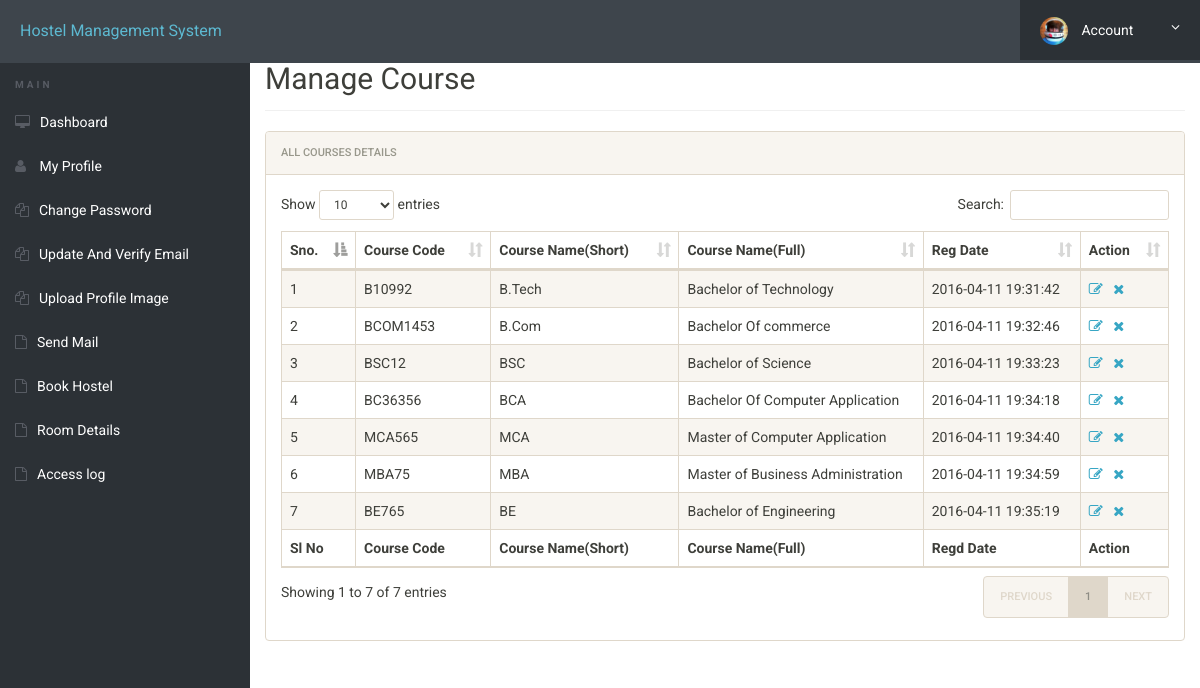
/manage-courses.php (signed in), run on an earlier commit of the app's database.
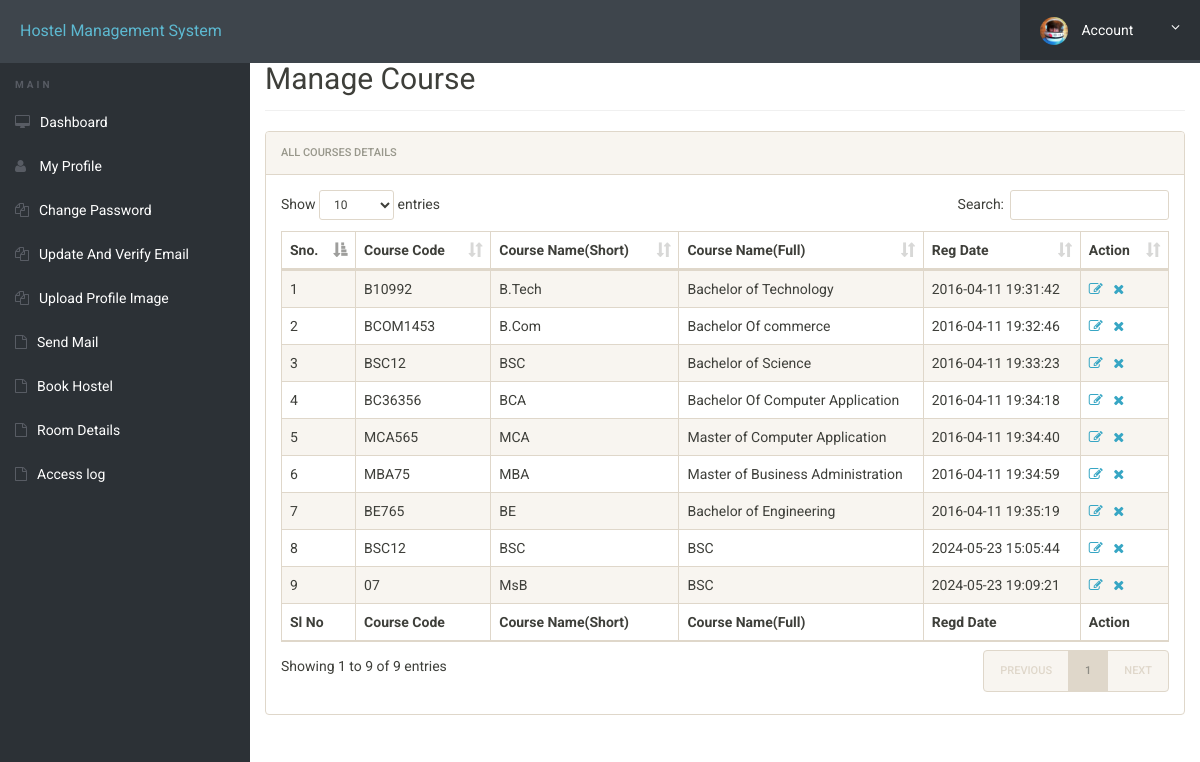
And on a later commit of the database.
### tables this page shows
CREATE TABLE `courses` (
  `id` int(11) NOT NULL,
  `course_code` varchar(255) DEFAULT NULL,
  `course_sn` varchar(255) DEFAULT NULL,
  `course_fn` varchar(255) DEFAULT NULL,
  `posting_date` timestamp NULL DEFAULT current_timestamp()
);

### manage-courses.php (the view, shortened to what this page needs)
<?php
include('includes/config.php');
?>
<!doctype html>
<html lang="en" class="no-js">
<head>
	<link rel="stylesheet" href="css/font-awesome.min.css">
	<link rel="stylesheet" href="css/bootstrap.min.css">
	<link rel="stylesheet" href="css/dataTables.bootstrap.min.css">
	<link rel="stylesheet" href="css/bootstrap-social.css">
	<link rel="stylesheet" href="css/bootstrap-select.css">
	<link rel="stylesheet" href="css/fileinput.min.css">
	<link rel="stylesheet" href="css/awesome-bootstrap-checkbox.css">
	<link rel="stylesheet" href="css/style.css">
</head>
<body>
	<?php include('includes/header.php');?>
	<div class="ts-main-content">
			<?php include('includes/sidebar.php');?>
		<div class="content-wrapper">
			<div class="container-fluid">
				<div class="row">
					<div class="col-md-12">
						<h2 class="page-title" style="margin-top:4%">Manage Course</h2>
						<div class="panel panel-default">
							<div class="panel-heading">All Courses Details</div>
							<div class="panel-body">
								<table id="zctb" class="display table table-striped table-bordered table-hover" cellspacing="0" width="100%">
									<thead>
										<tr>
											<th>Sno.</th>
											<th>Course Code</th>
											<th>Course Name(Short)</th>
											<th>Course Name(Full)</th>
											<th>Reg Date </th>
											<th>Action</th>
										</tr>
									</thead>
									<tfoot>
										<tr>
											<th>Sl No</th>
											<th>Course Code</th>
											<th>Course Name(Short)</th>
											<th>Course Name(Full)</th>
											<th>Regd Date</th>
											<th>Action</th>										</tr>
									</tfoot>
									<tbody>
<?php
$ret="select * from courses";
$stmt= $mysqli->prepare($ret) ;
$stmt->execute() ;
$res=$stmt->get_result();
$cnt=1;
while($row=$res->fetch_object())
	  {
	  	?>
<tr><td><?php echo $cnt;;?></td>
<td><?php echo $row->course_code;?></td>
<td><?php echo $row->course_sn;?></td>
<td><?php echo $row->course_fn;?></td>
<td><?php echo $row->posting_date;?></td>
<td><a href="edit-course.php?id=<?php echo $row->id;?>"><i class="fa fa-edit"></i></a>&nbsp;&nbsp;
<a href="manage-courses.php?del=<?php echo $row->id;?>" onclick="return confirm("Do you want to delete");"><i class="fa fa-close"></i></a></td>
										</tr>
									<?php
$cnt=$cnt+1;
									 } ?>
									</tbody>
								</table>
							</div>
						</div>
					</div>
				</div>
			</div>
		</div>
	</div>
</body>
</html>

What changed in the data, as far as the page shows it:
added courses: course_code "BSC12", course_sn "BSC", course_fn "BSC", posting_date "2024-05-23 15:05:44"
added courses: course_code "07", course_sn "MsB", course_fn "BSC", posting_date "2024-05-23 19:09:21"
Also different on the page:
text written by a page script: "Show entries Search: Showing 1 to 7 of 7 entries PREVIOUS 1 NEXT" → "Show entries Search: Showing 1 to 9 of 9 entries PREVIOUS 1 NEXT"
